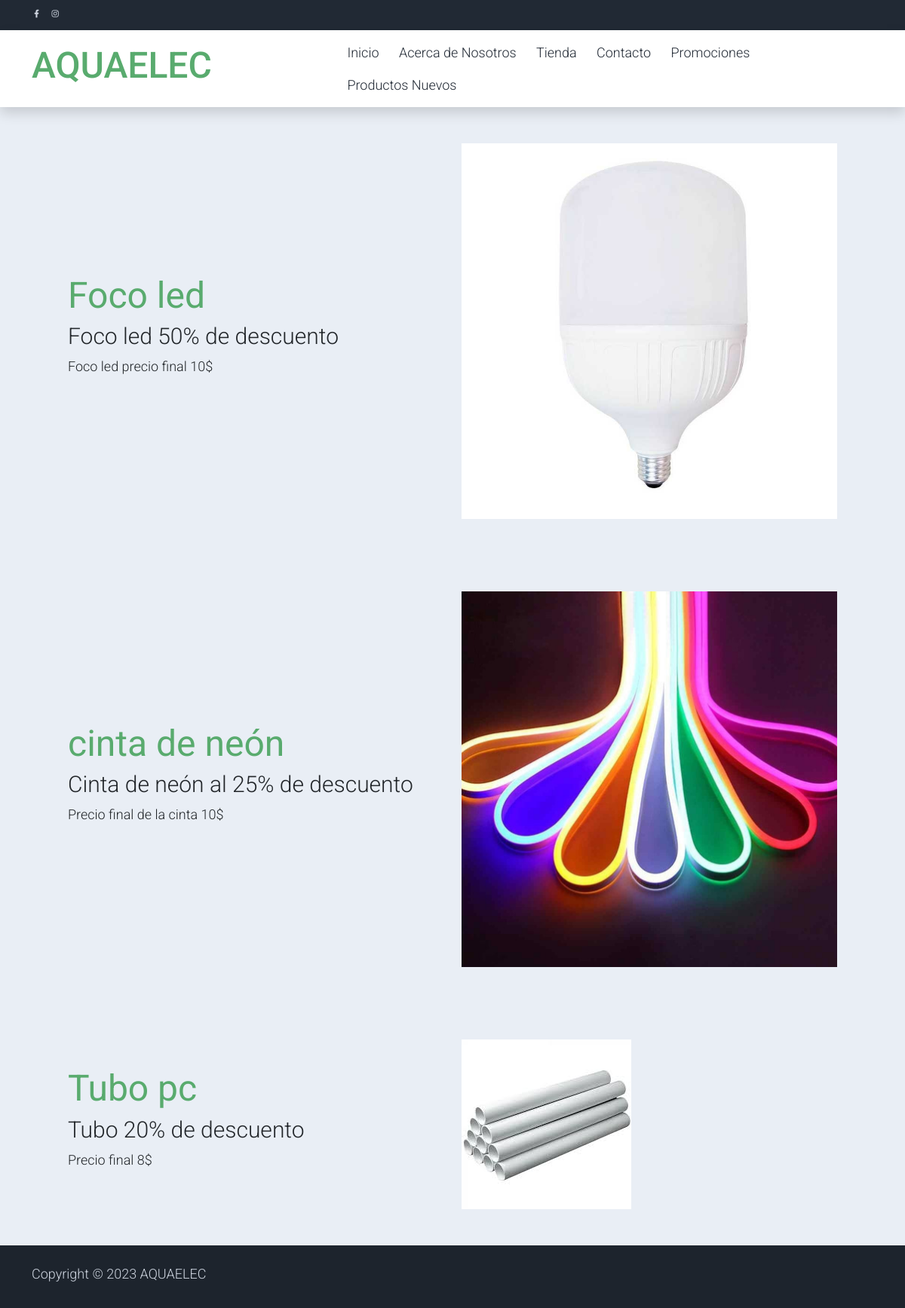
Page /promotion/ on the committed database.
### promotion/models.py (models this page shows, shortened)
class Promotion(models.Model):
    title=models.CharField(max_length=100, verbose_name="Titulo")
    subtitle=models.CharField(max_length=100, verbose_name="Subtitulo")
    image=models.ImageField(verbose_name="Imagen", upload_to="promotion")
    content=models.TextField(verbose_name="Contenido")
    created=models.DateTimeField(auto_now_add=True, verbose_name="Fecha de creación")
    updated=models.DateTimeField(auto_now=True, verbose_name="Fecha de modificación")
    class Meta:
        verbose_name="Promoción"
        verbose_name_plural="Promociones"
        ordering=["created"]

### promotion/views.py (the view)
# urls.py: path('', views.promotion, name="promotion"),
def promotion(request):
    promotion=Promotion.objects.all()
    return render(request, "promotion/promotion.html",{'listpromotion':promotion})

### social/processors.py (called while the page is built)
def context(request):
    dict={}
    listSocial=Social.objects.all()
    for social in listSocial:
        dict[social.key]=social.url
    return dict

### promotion/templates/promotion/promotion.html (shortened to what this page needs)
{% extends 'core/base.html' %}
{% load static %}
{% block content %}
{% for promotion in listpromotion %}
<section class="bg-light">
  <div class="container">
      <div class="row p-5">
          <div class="mx-auto col-md-8 col-lg-6 order-lg-last">
              <img class="img-fluid" src="{{promotion.image.url}}" alt="">
          </div>
          <div class="col-lg-6 mb-0 d-flex align-items-center">
              <div class="text-align-left align-self-center">
                  <h1 class="h1 text-success"><b>{{promotion.title}}</b></h1>
                  <h3 class="h2">{{promotion.subtitle}}</h3>
                  <p>{{promotion.content}}</p>
              </div>
          </div>
      </div>
  </div>
</section>
{% endfor %}
{% endblock  %}

### core/static/core/assets/css/templatemo.css (style rules this page uses)
body, ul, li, p, a, label, input, div { font-family: 'Roboto', sans-serif; font-size: 18px !important; font-weight: 300 !important; }
.h1 { font-family: 'Roboto', sans-serif; font-size: 48px !important; font-weight: 200 !important; }
.h2 { font-family: 'Roboto', sans-serif; font-size: 30px !important; font-weight: 300; }
.text-success { color: #59ab6e !important; }
.bg-light { background-color: #e9eef5 !important; }

### rows in the picture
Promotion: image (picture), title "Foco led", subtitle "Foco led 50% de descuento", content "Foco led precio final 10$"
Promotion: image (picture), title "cinta de neón", subtitle "Cinta de neón al 25% de descuento", content "Precio final de la cinta 10$"
Promotion: image (picture), title "Tubo pc", subtitle "Tubo 20% de descuento", content "Precio final 8$"
